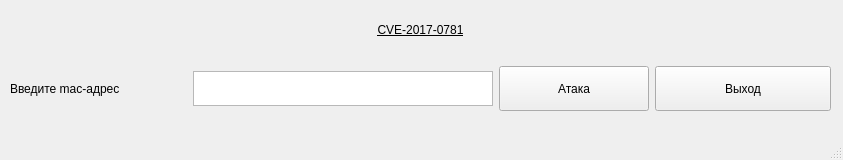
<?xml version="1.0" encoding="UTF-8"?>
<ui version="4.0">
 <class>MainWindow</class>
 <widget class="QMainWindow" name="MainWindow">
  <property name="geometry">
   <rect>
    <x>0</x>
    <y>0</y>
    <width>843</width>
    <height>160</height>
   </rect>
  </property>
  <property name="minimumSize">
   <size>
    <width>843</width>
    <height>160</height>
   </size>
  </property>
  <property name="maximumSize">
   <size>
    <width>843</width>
    <height>160</height>
   </size>
  </property>
  <property name="windowTitle">
   <string>CVE-2017-1000250</string>
  </property>
  <widget class="QWidget" name="centralwidget">
   <widget class="QWidget" name="layoutWidget">
    <property name="geometry">
     <rect>
      <x>10</x>
      <y>0</y>
      <width>821</width>
      <height>111</height>
     </rect>
    </property>
    <layout class="QVBoxLayout" name="verticalLayout">
     <item>
      <widget class="QLabel" name="label">
       <property name="styleSheet">
        <string notr="true">font: 75 28pt &quot;Cantarell&quot;;
text-decoration: underline;</string>
       </property>
       <property name="text">
        <string>&lt;html&gt;&lt;head/&gt;&lt;body&gt;&lt;p align=&quot;center&quot;&gt;CVE-2017-0781&lt;/p&gt;&lt;/body&gt;&lt;/html&gt;</string>
       </property>
      </widget>
     </item>
     <item>
      <layout class="QHBoxLayout" name="horizontalLayout">
       <item>
        <widget class="QLabel" name="label_2">
         <property name="minimumSize">
          <size>
           <width>150</width>
           <height>0</height>
          </size>
         </property>
         <property name="maximumSize">
          <size>
           <width>250</width>
           <height>35</height>
          </size>
         </property>
         <property name="styleSheet">
          <string notr="true">font: 75 14pt &quot;Open Sans Condensed&quot;;
</string>
         </property>
         <property name="text">
          <string>Введите mac-адрес</string>
         </property>
        </widget>
       </item>
       <item>
        <widget class="QTextEdit" name="text_mac_3">
         <property name="minimumSize">
          <size>
           <width>200</width>
           <height>0</height>
          </size>
         </property>
         <property name="maximumSize">
          <size>
           <width>300</width>
           <height>35</height>
          </size>
         </property>
        </widget>
       </item>
       <item>
        <widget class="QPushButton" name="attack_3">
         <property name="minimumSize">
          <size>
           <width>150</width>
           <height>45</height>
          </size>
         </property>
         <property name="maximumSize">
          <size>
           <width>100</width>
           <height>16777215</height>
          </size>
         </property>
         <property name="text">
          <string>Атака</string>
         </property>
        </widget>
       </item>
       <item>
        <widget class="QPushButton" name="button_exit_3">
         <property name="minimumSize">
          <size>
           <width>150</width>
           <height>45</height>
          </size>
         </property>
         <property name="text">
          <string>Выход</string>
         </property>
        </widget>
       </item>
      </layout>
     </item>
    </layout>
   </widget>
  </widget>
  <widget class="QMenuBar" name="menubar">
   <property name="geometry">
    <rect>
     <x>0</x>
     <y>0</y>
     <width>843</width>
     <height>22</height>
    </rect>
   </property>
  </widget>
  <widget class="QStatusBar" name="statusbar"/>
 </widget>
 <resources/>
 <connections/>
</ui>
